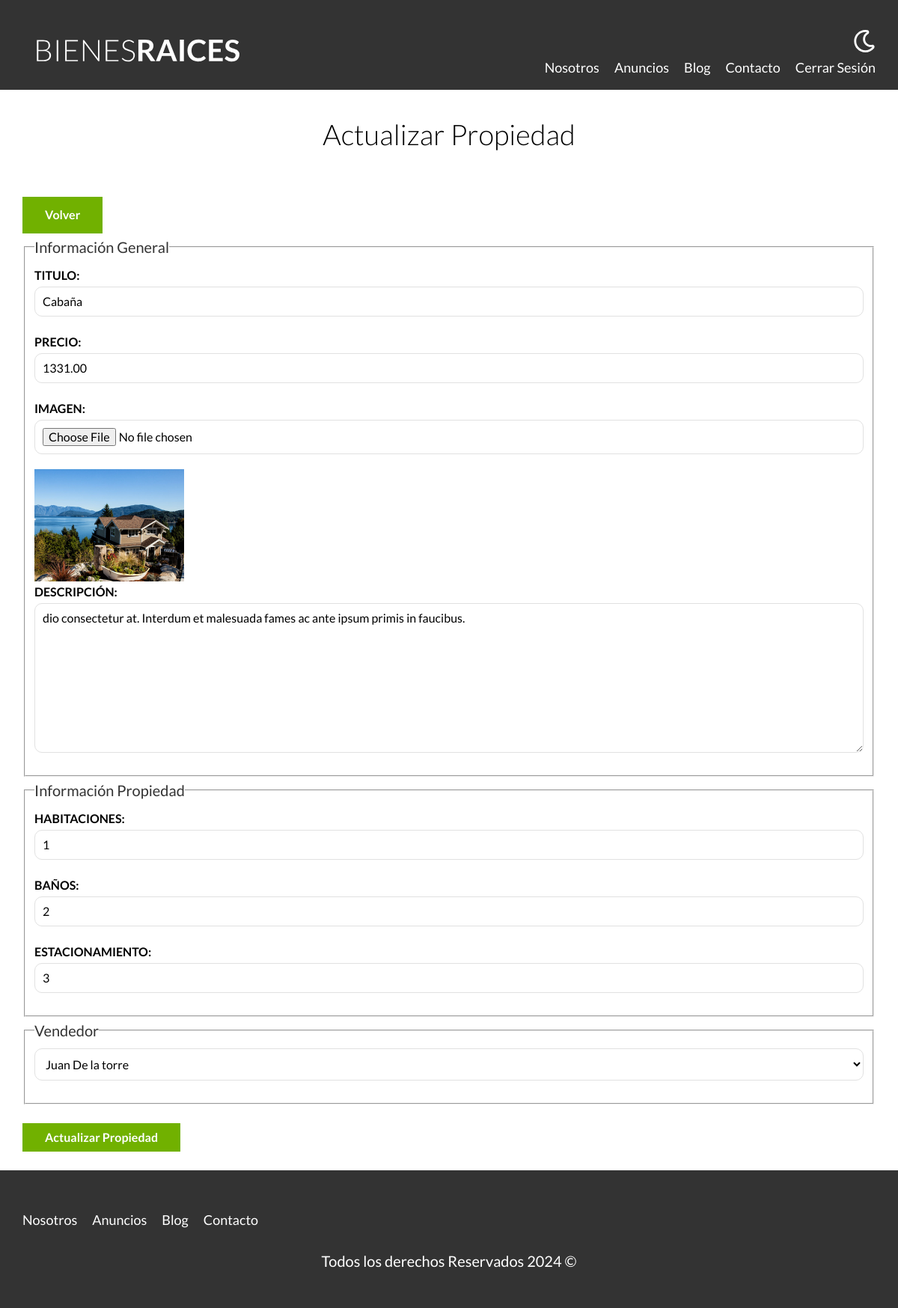
Screenshot of /admin/propiedades/actualizar.php?id=67 (signed in) with the database file from the repository.
### tables this page shows
CREATE TABLE `propiedades` (
  `id` int(11) NOT NULL,
  `titulo` varchar(60) DEFAULT NULL,
  `precio` decimal(10,2) DEFAULT NULL,
  `imagen` varchar(200) DEFAULT NULL,
  `descripcion` longtext DEFAULT NULL,
  `habitaciones` int(11) DEFAULT NULL,
  `wc` int(11) DEFAULT NULL,
  `estacionamiento` int(11) DEFAULT NULL,
  `vendedorId` int(11) DEFAULT NULL,
  `creado` date DEFAULT NULL
);

CREATE TABLE `vendedores` (
  `id` int(11) NOT NULL,
  `nombre` varchar(45) DEFAULT NULL,
  `apellido` varchar(45) DEFAULT NULL,
  `telefono` varchar(10) DEFAULT NULL
);

### admin/propiedades/actualizar.php (the view, shortened to what this page needs)
<?php
    $id = $_GET['id'];
    $id = filter_var($id, FILTER_VALIDATE_INT);
    $db = conectarDB();
    $consulta = "SELECT * FROM propiedades WHERE id = ${id}";
    $resultado = mysqli_query($db, $consulta);
    $propiedad = mysqli_fetch_assoc($resultado);
    $consulta = "SELECT * FROM vendedores";
    $resultado = mysqli_query($db, $consulta);
    $titulo = $propiedad['titulo'];
    $precio = $propiedad['precio'];
    $descripcion = $propiedad['descripcion'];
    $habitaciones = $propiedad['habitaciones'];
    $wc = $propiedad['wc'];
    $estacionamiento = $propiedad['estacionamiento'];
    $vendedorId = $propiedad['vendedorId'];
    $imagenPropiedad = $propiedad['imagen'];
?>
    <main class="contenedor seccion">
        <h1>Actualizar Propiedad</h1>
        <a href="/admin" class="boton boton-verde">Volver</a>
        <form class="formulario" method="POST" enctype="multipart/form-data">
            <fieldset>
                <legend>Información General</legend>
                <label for="titulo">Titulo:</label>
                <input type="text" id="titulo" name="titulo" placeholder="Titulo Propiedad" value="<?php echo $titulo; ?>">
                <label for="precio">Precio:</label>
                <input type="number" id="precio" name="precio" placeholder="Precio Propiedad" value="<?php echo $precio; ?>">
                <label for="imagen">Imagen:</label>
                <input type="file" id="imagen" accept="image/jpeg, image/png" name="imagen">
                <img src="../../imagenes/<?php echo $imagenPropiedad; ?>" class="imagen-small">
                <label for="descripcion">Descripción:</label>
                <textarea id="descripcion" name="descripcion"><?php echo $descripcion; ?></textarea>
            </fieldset>
            <fieldset>
                <legend>Información Propiedad</legend>
                <label for="habitaciones">Habitaciones:</label>
                <input
                    type="number"
                    id="habitaciones"
                    name="habitaciones"
                    placeholder="Ej: 3"
                    min="1"
                    max="9"
                    value="<?php echo $habitaciones; ?>">
                <label for="wc">Baños:</label>
                <input type="number" id="wc" name="wc" placeholder="Ej: 3" min="1" max="9" value="<?php echo $wc; ?>">
                <label for="estacionamiento">Estacionamiento:</label>
                <input type="number" id="estacionamiento" name="estacionamiento" placeholder="Ej: 3" min="1" max="9" value="<?php echo $estacionamiento; ?>">
            </fieldset>
            <fieldset>
                <legend>Vendedor</legend>
                <select name="vendedor">
                    <?php while($vendedor =  mysqli_fetch_assoc($resultado) ) : ?>
                        <option  <?php echo $vendedorId === $vendedor['id'] ? 'selected' : ''; ?>   value="<?php echo $vendedor['id']; ?>"> <?php echo $vendedor['nombre'] . " " . $vendedor['apellido']; ?> </option>
                    <?php endwhile; ?>
                </select>
            </fieldset>
            <input type="submit" value="Actualizar Propiedad" class="boton boton-verde">
        </form>
    </main>

### build/css/app.css (style rules this page uses)
html { line-height:1.15;-webkit-text-size-adjust:100% }
body { margin:0 }
main { display:block }
h1 { font-size:2em;margin:.67em 0 }
a { background-color:rgba(0,0,0,0) }
img { border-style:none }
button,input,optgroup,select,textarea { font-family:inherit;font-size:100%;line-height:1.15;margin:0 }
button,input { overflow:visible }
button,select { text-transform:none }
button,[type=button],[type=reset],[type=submit] { -webkit-appearance:button }
fieldset { padding:.35em .75em .625em }
legend { box-sizing:border-box;color:inherit;display:table;max-width:100%;padding:0;white-space:normal }
textarea { overflow:auto }
html { font-size:62.5%;box-sizing:border-box }
*,*:before,*:after { box-sizing:inherit }
body { font-family:"Lato",sans-serif;font-size:1.6rem;line-height:1.8 }
.contenedor { width:95%;max-width:120rem;margin:0 auto }
a { text-decoration:none }
img,picture { width:100%;display:block }
h1,h2,h3 { font-family:"Lato",sans-serif;margin:2.5rem 0;font-weight:300;text-align:center }
h1 { font-size:3.8rem }
.seccion { margin-top:2.5rem;margin-bottom:2.5rem }
.boton-verde { background-color:#71b100;color:#fff;font-weight:700;text-decoration:none;padding:1rem 3rem;text-align:center;margin-top:2.5rem;display:inline-block;border:none }
.formulario legend { font-size:2rem;color:#333 }
.formulario label { font-weight:700;text-transform:uppercase;display:block }
.formulario input:not([type=submit]),.formulario textarea,.formulario select { padding:1rem;display:block;width:100%;background-color:#fff;border:1px solid #e1e1e1;border-radius:1rem;margin-bottom:2rem }
.formulario textarea { height:20rem }
.imagen-small { width:20rem }

### rows the page displays
propiedades: titulo "Cabaña", precio "1331.00", imagen (picture), descripcion "dio consectetur at. Interdum et malesuada fames ac ante ipsum primis in faucibus.", habitaciones "1", wc "2", estacionamiento "3", vendedor "Juan De la torre"
